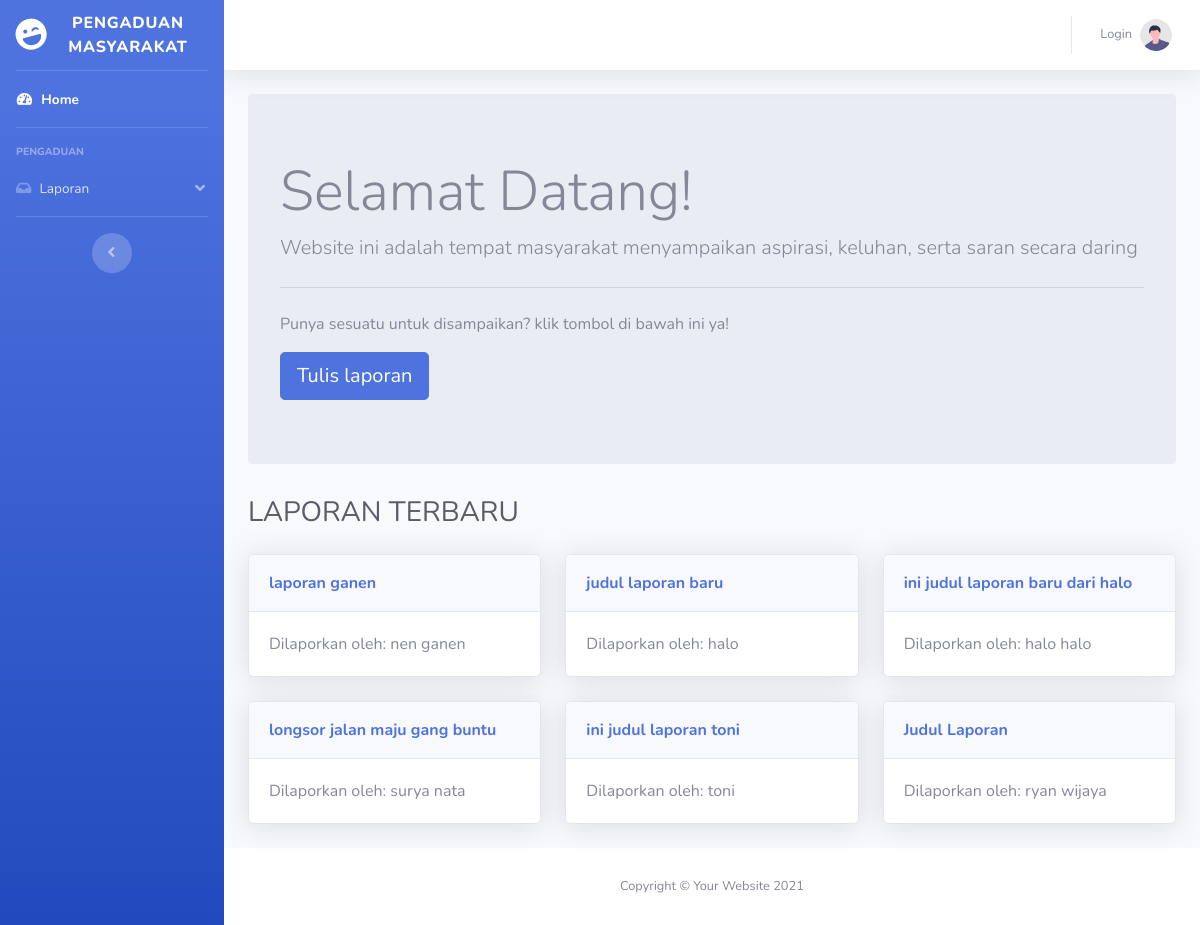
The page /public/index.php on the database its author committed.
### tables this page shows
CREATE TABLE `aduan` (
  `id_aduan` int NOT NULL,
  `nama` varchar(255) DEFAULT NULL,
  `email` varchar(255) DEFAULT NULL,
  `judul` text,
  `aduan` text,
  `status` enum('diproses','ditanggapi') DEFAULT NULL
);

### app/core/Controller.php (called while the page is built, shortened)
<?php
class Controller {
    public function view($view, $data = [])
    {
        require_once "../app/views/{$view}.php";
    }
    public function model($model)
    {
        return new $model;
    }
}

### app/controllers/Home.php (called while the page is built, shortened)
<?php
class Home extends Controller {
    public function index()
    {
        $aduan = $this->model('aduan_model')->getLatestAduan(6);
        $data = [
            'title' => 'Home',
            'controller' => 'home',
            'aduan' => $aduan,
        ];
        $this->view('templates/header', $data);
        $this->view('home/index', $data);
        $this->view('templates/footer');
    }
}

### app/core/App.php (called while the page is built, shortened)
<?php
class App {
    protected $method = 'index';
    protected $params = [];
    public function __construct()
    {
        $this->controller = new $this->controller;
        call_user_func_array([$this->controller, $this->method], $this->params);
    }
}

### public/index.php (called while the page is built, shortened)
<?php
$app = new App;

### app/core/Database.php (called while the page is built, shortened)
<?php
class Database {
    private $host = DB_HOST;
    private $user = DB_USER;
    private $pass = DB_PASS;
    private $db_name = DB_NAME;
    private $dbh;
    private $stmt;
    public function __construct()
    {
        $dsn = 'mysql:host=' . $this->host . ';dbname=' . $this->db_name;
        $options = [
            PDO::ATTR_PERSISTENT => true,
            PDO::ATTR_ERRMODE => PDO::ERRMODE_EXCEPTION,
        ];
        try {
            $this->dbh = new PDO($dsn, $this->user, $this->pass, $options);
        }
        catch (PDOException $e){
            die($e->getMessage());
        }
    }
    public function query($query)
    {
        $this->stmt = $this->dbh->prepare($query);
    }
    public function bind($param, $value, $type = null) {
        if (is_null($type))
        {
            switch(true)
            {
                case is_int($value):
                    $type = PDO::PARAM_INT;
                    break;
            }
        }
        $this->stmt->bindValue($param, $value, $type);
    }
    public function execute()
    {
        $this->stmt->execute();
    }
    public function resultSet()
    {
        $this->execute();
        return $this->stmt->fetchAll(PDO::FETCH_ASSOC);
    }
}

### app/models/Aduan_model.php (called while the page is built, shortened)
<?php
class Aduan_model {
    private $table = 'aduan';
    private $db;
    public function __construct()
    {
        $this->db = new Database;
    }
    public function getLatestAduan($limit)
    {
        $query = 'SELECT * FROM ' . $this->table . ' ORDER BY id_aduan DESC LIMIT :limit';
        $this->db->query($query);
        $this->db->bind('limit', $limit);
        return $this->db->resultSet();
    }
}

### app/views/home/index.php (the view)
<div class="container-fluid">
    <div class="jumbotron bg-grey">
        <h1 class="display-4">Selamat Datang!</h1>
        <p class="lead">Website ini adalah tempat masyarakat menyampaikan aspirasi, keluhan, serta saran secara daring</p>
        <hr class="my-4">
        <p>Punya sesuatu untuk disampaikan? klik tombol di bawah ini ya!</p>
        <a href="<?=BASE_URL?>/pengaduan/create" class="btn btn-lg btn-primary">Tulis laporan</a>
    </div>
    <h1 class="h3 mb-4 text-gray-800 text-uppercase">Laporan Terbaru</h1>
    <div class="row">
        <?php foreach($data['aduan'] as $aduan): ?>
            <div class="col-xl-4 col-lg-6">
                <div class="card shadow mb-4">
                    <div class="card-header py-3">
                        <a class="h6 m-0 font-weight-bold text-primary" href="<?= BASE_URL ?>/pengaduan/detail/<?= $aduan['id_aduan'] ?>"><?= $aduan['judul'] ?? 'Judul Laporan' ?></a>
                    </div>
                    <div class="card-body">
                        Dilaporkan oleh: <?= $aduan['nama'] ?>
                    </div>
                </div>
            </div>
        <?php endforeach ?>
    </div>
</div>

### app/views/templates/header.php (shortened to what this page needs)
<!DOCTYPE html>
<html lang="en">
<head>
    <link href="<?=BASE_URL?>/vendor/fontawesome-free/css/all.min.css" rel="stylesheet" type="text/css">
    <link href="<?=BASE_URL?>/css/sb-admin-2.min.css" rel="stylesheet">
    <link href="<?=BASE_URL?>/vendor/datatables/dataTables.bootstrap4.min.css" rel="stylesheet">
</head>
<body id="page-top">
    <div id="wrapper">
        <ul class="navbar-nav bg-gradient-primary sidebar sidebar-dark accordion" id="accordionSidebar">
            <a class="sidebar-brand d-flex align-items-center justify-content-center" href="<?=BASE_URL?>">
                <div class="sidebar-brand-icon rotate-n-15">
                    <i class="fas fa-laugh-wink"></i>
                </div>
                <div class="sidebar-brand-text mx-3">Pengaduan Masyarakat</div>
            </a>
            <hr class="sidebar-divider my-0">
            <?php if(empty($_SESSION['user'])): ?>
                <li class="nav-item <?= $data['controller'] == 'home' ? 'active' : '' ?>">
                    <a class="nav-link" href="<?=BASE_URL?>">
                        <i class="fas fa-fw fa-tachometer-alt"></i>
                        <span>Home</span></a>
                </li>
                <hr class="sidebar-divider">
                <div class="sidebar-heading">
                    Pengaduan
                </div>
                <li class="nav-item <?= $data['controller'] == 'pengaduan' ? 'active' : '' ?>">
                    <a class="nav-link" href="#" data-toggle="collapse" data-target="#collapseTwo" aria-expanded="true"
                        aria-controls="collapseTwo">
                        <i class="fa fa-inbox"></i>
                        <span>Laporan</span>
                    </a>
                </li>
            <?php endif ?>
            <hr class="sidebar-divider">
            <div class="text-center d-none d-md-inline">
                <button class="rounded-circle border-0" id="sidebarToggle"></button>
            </div>
        </ul>
        <div id="content-wrapper" class="d-flex flex-column">
            <div id="content">
                <nav class="navbar navbar-expand navbar-light bg-white topbar mb-4 static-top shadow">
                    <ul class="navbar-nav ml-auto">
                        <li class="nav-item dropdown no-arrow">
                            <a class="nav-link dropdown-toggle" href="#" id="userDropdown" role="button"
                                data-toggle="dropdown" aria-haspopup="true" aria-expanded="false">
                                <span class="mr-2 d-none d-lg-inline text-gray-600 small"><?=isset($_SESSION['user']) ? $_SESSION['user']['nama_petugas'] : 'Login' ?></span>
                                <img class="img-profile rounded-circle"
                                    src="<?= BASE_URL ?>/img/undraw_profile.svg">
                            </a>
                        </li>
                    </ul>
                </nav>

### app/views/templates/footer.php (shortened to what this page needs)
            <footer class="sticky-footer bg-white">
                <div class="container my-auto">
                    <div class="copyright text-center my-auto">
                        <span>Copyright &copy; Your Website 2021</span>
                    </div>
                </div>
            </footer>
        </div>
    </div>
</body>
</html>

### rows shown on the page
aduan: judul "laporan ganen", nama "nen ganen"
aduan: judul "judul laporan baru", nama "halo"
aduan: judul "ini judul laporan baru dari halo", nama "halo halo"
aduan: judul "longsor jalan maju gang buntu", nama "surya nata"
aduan: judul "ini judul laporan toni", nama "toni"
aduan: judul "Judul Laporan", nama "ryan wijaya"
